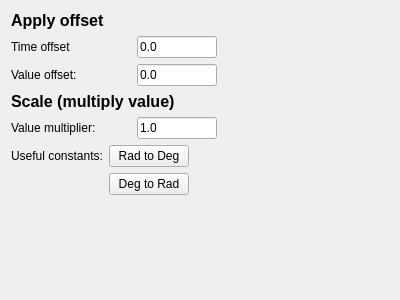
<?xml version="1.0" encoding="UTF-8"?>
<ui version="4.0">
 <class>ScaleTransform</class>
 <widget class="QWidget" name="ScaleTransform">
  <property name="geometry">
   <rect>
    <x>0</x>
    <y>0</y>
    <width>400</width>
    <height>300</height>
   </rect>
  </property>
  <property name="windowTitle">
   <string>Form</string>
  </property>
  <layout class="QVBoxLayout" name="verticalLayout">
   <item>
    <widget class="QLabel" name="label_2">
     <property name="font">
      <font>
       <pointsize>12</pointsize>
       <bold>true</bold>
      </font>
     </property>
     <property name="text">
      <string>Apply offset</string>
     </property>
    </widget>
   </item>
   <item>
    <layout class="QHBoxLayout" name="horizontalLayout_2">
     <item>
      <widget class="QLabel" name="label_5">
       <property name="minimumSize">
        <size>
         <width>120</width>
         <height>0</height>
        </size>
       </property>
       <property name="text">
        <string>Time offset</string>
       </property>
      </widget>
     </item>
     <item>
      <widget class="LineEdit" name="lineEditTimeOffset">
       <property name="maximumSize">
        <size>
         <width>80</width>
         <height>16777215</height>
        </size>
       </property>
       <property name="focusPolicy">
        <enum>Qt::ClickFocus</enum>
       </property>
       <property name="text">
        <string>0.0</string>
       </property>
      </widget>
     </item>
     <item>
      <spacer name="horizontalSpacer_2">
       <property name="orientation">
        <enum>Qt::Horizontal</enum>
       </property>
       <property name="sizeHint" stdset="0">
        <size>
         <width>40</width>
         <height>20</height>
        </size>
       </property>
      </spacer>
     </item>
    </layout>
   </item>
   <item>
    <layout class="QHBoxLayout" name="horizontalLayout_3">
     <item>
      <widget class="QLabel" name="label_6">
       <property name="minimumSize">
        <size>
         <width>120</width>
         <height>0</height>
        </size>
       </property>
       <property name="text">
        <string>Value offset:</string>
       </property>
      </widget>
     </item>
     <item>
      <widget class="LineEdit" name="lineEditValueOffset">
       <property name="maximumSize">
        <size>
         <width>80</width>
         <height>16777215</height>
        </size>
       </property>
       <property name="focusPolicy">
        <enum>Qt::ClickFocus</enum>
       </property>
       <property name="text">
        <string>0.0</string>
       </property>
      </widget>
     </item>
     <item>
      <spacer name="horizontalSpacer_3">
       <property name="orientation">
        <enum>Qt::Horizontal</enum>
       </property>
       <property name="sizeHint" stdset="0">
        <size>
         <width>40</width>
         <height>20</height>
        </size>
       </property>
      </spacer>
     </item>
    </layout>
   </item>
   <item>
    <widget class="QLabel" name="label">
     <property name="font">
      <font>
       <pointsize>12</pointsize>
       <bold>true</bold>
      </font>
     </property>
     <property name="text">
      <string>Scale (multiply value)</string>
     </property>
    </widget>
   </item>
   <item>
    <layout class="QHBoxLayout" name="horizontalLayout">
     <item>
      <widget class="QLabel" name="label_4">
       <property name="minimumSize">
        <size>
         <width>120</width>
         <height>0</height>
        </size>
       </property>
       <property name="text">
        <string>Value multiplier:</string>
       </property>
      </widget>
     </item>
     <item>
      <widget class="LineEdit" name="lineEditValueScale">
       <property name="maximumSize">
        <size>
         <width>80</width>
         <height>16777215</height>
        </size>
       </property>
       <property name="focusPolicy">
        <enum>Qt::ClickFocus</enum>
       </property>
       <property name="text">
        <string>1.0</string>
       </property>
      </widget>
     </item>
     <item>
      <spacer name="horizontalSpacer">
       <property name="orientation">
        <enum>Qt::Horizontal</enum>
       </property>
       <property name="sizeHint" stdset="0">
        <size>
         <width>40</width>
         <height>20</height>
        </size>
       </property>
      </spacer>
     </item>
    </layout>
   </item>
   <item>
    <layout class="QGridLayout" name="gridLayout">
     <item row="0" column="1">
      <widget class="QPushButton" name="buttonRadDeg">
       <property name="maximumSize">
        <size>
         <width>16777215</width>
         <height>16777215</height>
        </size>
       </property>
       <property name="focusPolicy">
        <enum>Qt::NoFocus</enum>
       </property>
       <property name="text">
        <string>Rad to Deg</string>
       </property>
      </widget>
     </item>
     <item row="1" column="1">
      <widget class="QPushButton" name="buttonDegRad">
       <property name="maximumSize">
        <size>
         <width>16777215</width>
         <height>16777215</height>
        </size>
       </property>
       <property name="focusPolicy">
        <enum>Qt::NoFocus</enum>
       </property>
       <property name="text">
        <string>Deg to Rad</string>
       </property>
      </widget>
     </item>
     <item row="0" column="0">
      <widget class="QLabel" name="label_3">
       <property name="text">
        <string>Useful constants:</string>
       </property>
      </widget>
     </item>
     <item row="0" column="2">
      <spacer name="horizontalSpacer_4">
       <property name="orientation">
        <enum>Qt::Horizontal</enum>
       </property>
       <property name="sizeHint" stdset="0">
        <size>
         <width>40</width>
         <height>20</height>
        </size>
       </property>
      </spacer>
     </item>
    </layout>
   </item>
   <item>
    <spacer name="verticalSpacer">
     <property name="orientation">
      <enum>Qt::Vertical</enum>
     </property>
     <property name="sizeHint" stdset="0">
      <size>
       <width>20</width>
       <height>40</height>
      </size>
     </property>
    </spacer>
   </item>
  </layout>
 </widget>
 <customwidgets>
  <customwidget>
   <class>LineEdit</class>
   <extends>QLineEdit</extends>
   <header>PlotJuggler/line_edit.h</header>
  </customwidget>
 </customwidgets>
 <resources/>
 <connections/>
</ui>
